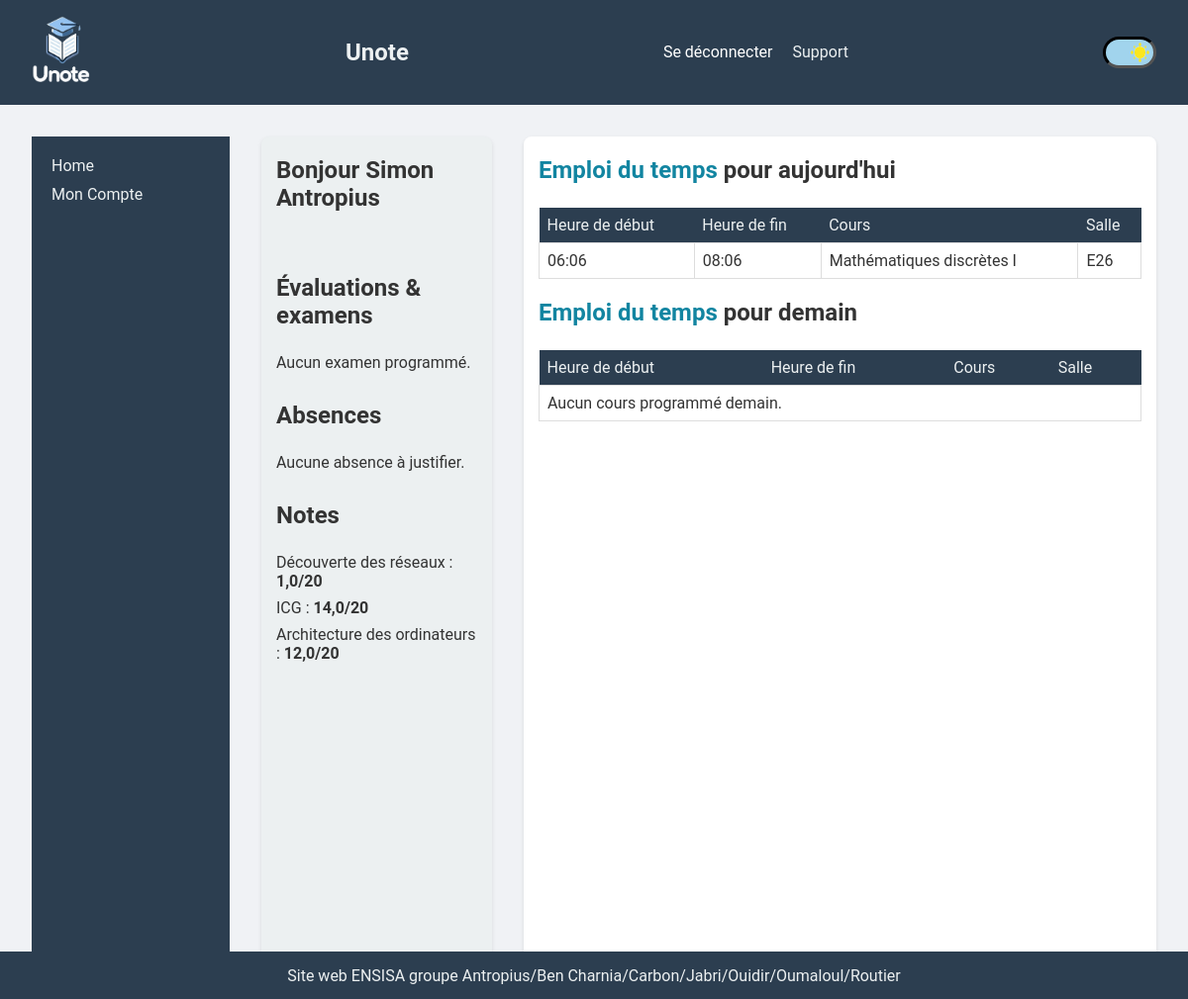
The app's page /portal/dashboard/ (signed in) with its own data.
### users/models.py (models this page shows, shortened)
class CustomUser(AbstractUser):
    USER_TYPE_CHOICES = (
        ('student', 'Étudiant'),
        ('teacher', 'Professeur'),
        ('admin', 'Administrateur'),
    )
    user_type = models.CharField(max_length=20, choices=USER_TYPE_CHOICES,
                                 default='student')

### administration/models.py (models this page shows, shortened)
class Grade(models.Model):
    grade = models.FloatField()
    coeff = models.IntegerField()
    user = models.ForeignKey(CustomUser, on_delete=models.CASCADE)
    subject = models.ForeignKey(Subject, on_delete=models.CASCADE)

class Subject(models.Model):
    name = models.CharField(max_length=255)
    coeff = models.IntegerField()
    def __str__(self):
        return self.name

class Session(models.Model):
    date = models.DateTimeField()
    duration = models.DurationField()
    exam = models.BooleanField()
    is_called_done = models.BooleanField(default=False)
    room = models.ForeignKey(Room, on_delete=models.CASCADE)
    course = models.ForeignKey(Course, on_delete=models.CASCADE)

class Course(models.Model):
    name = models.CharField(max_length=255)
    group = models.ForeignKey(Group, on_delete=models.CASCADE)
    teacher = models.ForeignKey(CustomUser, on_delete=models.CASCADE)
    subject = models.ForeignKey(Subject, on_delete=models.CASCADE)

class Room(models.Model):
    name = models.CharField(max_length=255)
    def __str__(self):
        return self.name

### user_portal/views.py (the view)
# urls.py: path("dashboard/", views.dashboard_view, name="dashboard"),
@login_required
def dashboard_view(request):
    if request.user.user_type == "admin":
        return render(request, 'main/403.html', status=403)
    user = request.user
    today = timezone.now().replace(hour=7)
    user_groups = Group.objects.filter(users=user)
    courses = Course.objects.filter(group__in=user_groups)
    today_sessions = Session.objects.filter(date__date=today,
                                            course__in=courses)
    tomorrow = today + timedelta(days=1)
    tomorrow_sessions = Session.objects.filter(date__date=tomorrow,
                                               course__in=courses)
    today_sessions_with_end_time = [(session, session.date + session.duration)
                                    for session in today_sessions]
    tomorrow_sessions_with_end_time = [
        (session, session.date + session.duration) for session in
        tomorrow_sessions]
    absence_late = Presence.objects.filter(user=user, justified=False).exclude(
        presence="present").order_by('-session__date')[:3]
    grades = list(Grade.objects.filter(user=user))
    grades.reverse()
    grades = grades[:3]
    future_exams = Session.objects.filter(date__gt=timezone.now(), exam=True,
                                          course__in=courses).distinct().order_by(
        'date')[:3]
    context = {
        'user': user,
        'today_sessions': today_sessions_with_end_time,
        'tomorrow_sessions': tomorrow_sessions_with_end_time,
        'absence_late': absence_late,
        'grades': grades,
        'future_exams': future_exams
    }
    return render(request, 'user_portal/dashboard.html', context)

### user_portal/templates/user_portal/dashboard.html (shortened to what this page needs)
{% extends "user_portal/base.html" %}
{% load static %}
{% block content %}
<div class="container">
    <div class="left-column">
        <h2>Bonjour {{ user.first_name }} {{ user.last_name }}</h2>
        <br>
        {% if user.user_type == "student" %}
        <div class="evaluation">
            <h2>Évaluations & examens</h2>
            <ul>
                    {% for exam in future_exams %}
                        <li>
                            <strong>{{ exam.course.name }}</strong> - {{ exam.date|date:"d M Y H:i" }}
                            <br> Salle : {{ exam.room.name }}
                        </li>
                    {% empty %}
                        <p>Aucun examen programmé.</p>
                    {% endfor %}
            </ul>
        </div>
        {% endif %}
        <div class="absence">
            {% if user.user_type == "student" %}
            <a href="{% url 'user_portal:attendance_student' %}">
                    <h2>Absences</h2></a>
                    {% for a in absence_late %}
                        <div>
                        {% if a.presence == "absent" %}
                            Absent à {{a.session.lesson.name}} le {{a.session.date}}
                        {% endif%}
                        {% if a.presence == "late" %}
                            En retard à {{a.session.lesson.name}} le {{a.session.date}}
                        {% endif %}
                        </div>
                    {% empty %}
                        <p>Aucune absence à justifier.</p>
                    {% endfor %}
            {% else %}
                <a href="{% url 'user_portal:attendance_teacher' %}">
                    <h2>Faire l'appel</h2>
                </a>
            {% endif %}
        </div>
        <div class="notes">
            {% if user.user_type == "student" %}
            <a href="{% url 'user_portal:notes' %}">
                <h2>Notes</h2>
            </a>
            <ul>
                {% for g in grades %}
                <li>{{ g.subject }} : <b>{{ g.grade }}/20</b> </li>
                {% empty %}
                <li> Aucune notes pour le moment.</li>
                {% endfor %}
            </ul>
            {% else %}
            <a href="{% url 'user_portal:profviewhome' %}">
                <h2>Notes</h2>
            </a>
            {% endif %}
        </div>
    </div>
    <div class="right-column">
        <div class="schedule-section">
            <h2><a href="{% url 'user_portal:weekly_schedule' %}"
                   class="schedule-title-color">Emploi du temps</a> pour
                aujourd'hui </h2>
            <table>
                <thead>
                    <tr>
                        <th>Heure de début</th>
                        <th>Heure de fin</th>
                        <th>Cours</th>
                        <th>Salle</th>
                    </tr>
                </thead>
                <tbody class="schedule_background">
                    {% for session, end_time in today_sessions %}
                    <tr>
                        <td>{{ session.date|time:"H:i" }}</td>
                        <td>{{ end_time|time:"H:i" }}</td>
                        <td>{{ session.course.subject }}</td>
                        <td>{{ session.room }}</td>
                    </tr>
                    {% empty %}
                    <tr>
                        <td colspan="4">Aucun cours programmé aujourd'hui.</td>
                    </tr>
                    {% endfor %}
                </tbody>
            </table>
            <h2><a href="{% url 'user_portal:weekly_schedule' %}"
                   class="schedule-title-color">Emploi du temps</a> pour
                demain </h2>
            <table>
                <thead>
                    <tr>
                        <th>Heure de début</th>
                        <th>Heure de fin</th>
                        <th>Cours</th>
                        <th>Salle</th>
                    </tr>
                </thead>
                <tbody class="schedule_background">
                    {% for session, end_time in tomorrow_sessions %}
                    <tr>
                        <td>{{ session.date|time:"H:i" }}</td>
                        <td>{{ end_time|time:"H:i" }}</td>
                        <td>{{ session.course.subject }}</td>
                        <td>{{ session.room }}</td>
                    </tr>
                    {% empty %}
                    <tr>
                        <td colspan="4">Aucun cours programmé demain.</td>
                    </tr>
                    {% endfor %}
                </tbody>
            </table>
        </div>
    </div>
</div>
{% endblock %}

### static/style.css (style rules this page uses)
:root { --secondary-color: #2c3e50; --admin-menu-link-color: #2980b9; --title-link-color: #2980b9; --background-schedule-color: #f0f2f5; --background-schedule-color2: #fff; --schedule-title-color: #1285a1; --taken-cells-background-color: #87d2ff; --taken-cells-exam-background-color: #ff7777; --title-color: #2c3e50; --button-color2: #fff; --link2-color: #2980b9; --submit-background-color1: #2980b9; --body-text-color: #333; --main-text-color: #ecf0f1; --notes-section-color: #333; --notes-section-button-color: #333; --form-input-color: #fff; --form-input-background-color: #ecf0f1; --link-color: #2980b9; --table-border-color: #ddd; --link-hover-color: #732d91; --lates-link-color: #2980b9; --button-background-color: #3498db; --button-link-color: #3498db; --main-background-color: #f0f2f5; --background-color-1: #f0f2f5; --call-done-background-color: #c0fdde; --white-color: #fff; --f2-color): #f2f2f2; --placeholder-color: #888888; --font-size: 16px; --toggle_height: 16em; --toggle_width: 30em; --toggle_btn_radius: 10em; --background-color-night: #080125; --background-color-day: #A1D4ED; --moon_color: #D9FBFF; --scroll-behavior: smooth; scroll-behavior: var(--scroll-behavior); }
::placeholder { color: var(--placeholder-color); }
body { font-family: 'Roboto', sans-serif; background-color: var(--main-background-color); margin: 0; padding: 0; color: var(--body-text-color); }
.schedule-title-color { color: var(--schedule-title-color); }
ul { list-style-type: none; padding: 0; }
ul li { margin: 0.5em 0; }
h2, h3 { font-size: 1.5em; color: var(--title-color); margin-bottom: 1em; }
.left-column h2, .right-column h2 { color: var(--body-text-color); }
a, a:hover { text-decoration: none; }
a { color: var(--link-color); }
.container { display: flex; flex: auto; }
table { width: 100%; border-collapse: collapse; margin-bottom: 1em; }
table thead th { background-color: var(--secondary-color); color: var(--main-text-color); padding: 0.5em; text-align: left; font-weight: normal; }
table tbody td, table tbody th { border: 1px solid var(--table-border-color); padding: 0.5em; text-align: left; }
.schedule_background tr:nth-child(odd) { background-color: var(--background-schedule-color2); }
.left-column { width: 25%; padding: 0 15px; margin-right: 2em; background-color: var(--main-text-color); border-radius: 8px; box-shadow: 0 2px 4px rgba(0, 0, 0, 0.1); }
.right-column { width: 75%; padding: 0 15px; background-color: var(--white-color); border-radius: 8px; box-shadow: 0 2px 4px rgba(0, 0, 0, 0.1); }
.evaluation, .absence, .notes, .schedule { margin-bottom: 30px; }
body { transition: all .2s ease-in-out; }

### records on screen
CustomUser: first_name "Simon", last_name "Antropius"
Grade: subject "Découverte des réseaux", grade "1,0"
Grade: subject "ICG", grade "14,0"
Grade: subject "Architecture des ordinateurs", grade "12,0"
Session: date "06:06", end_time "08:06", course.subject "Mathématiques discrètes I", room "E26"
